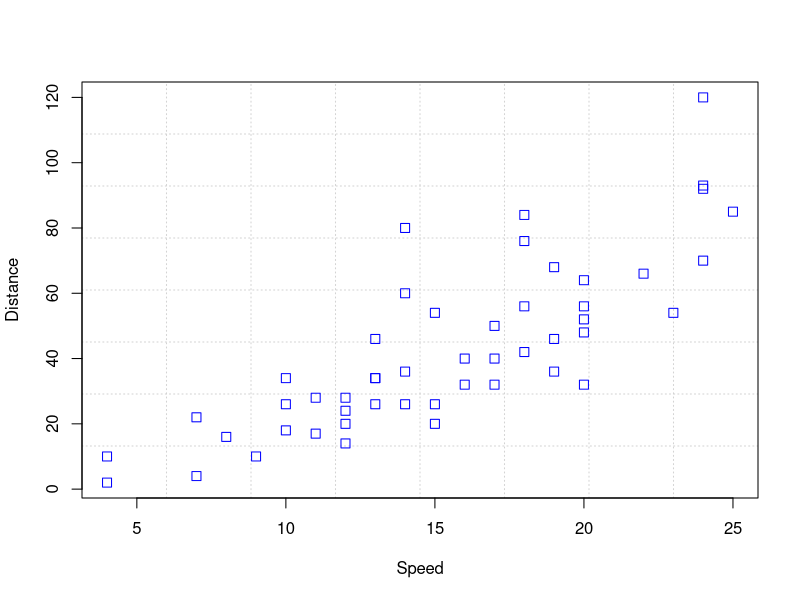

Here is the R script that generated this plot:
## ---- chunk 1
knitr::opts_chunk$set(echo = F,
                      eval = F)
## ---- chunk 2
myObject <- 59
## ---- chunk 3
myObject <- myObject + 13
## ---- chunk 4
myObject %% 2 == 0
myObject %% 3 == 0
myObject %% 13 == 0
myObject %% 21 == 0
## ---- chunk 5
myObject %/% 5
## ---- chunk 6
myObject + c(1, 2, 3, 4, 5)
## ---- chunk 7
5+3^3%/%2
## ---- chunk 8
2 + 2
## ---- chunk 9
2 + 2
## ---- chunk 10
Speed <- cars$speed
Distance <- cars$dist
plot(Speed, Distance, panel.first = grid(8, 8),
     pch = 0, cex = 1.2, col = "blue")
